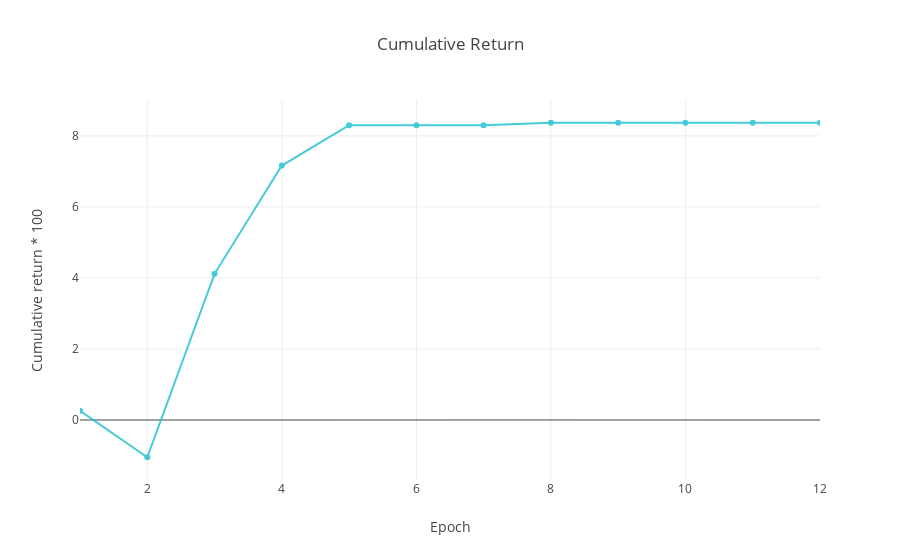

The notebook cell this image was saved under:
### Markdown cell above
## Training market simulator

### Code cell
# cum_returns = map(lambda cum_returns: cum_returns * 100, cum_returns)
plot_cum = plot_cum_return(epochs, cum_returns, output_type='nb')
iplot(plot_cum)

### Figure 1 — Plotly figure (JSON) as saved in the notebook; plotly's stock layout.template omitted (floating-point values rounded to 4 significant figures)
{"data": [{"line": {"color": "#17BECF"}, "name": "CR", "opacity": 0.8, "type": "scatter", "uid": "8505eab1-d482-49bb-a9ac-189cb0822684", "x": [1, 2, 3, 4, 5, 6, 7, 8, 9, 10, 11, 12], "y": [0.2581, -1.049, 4.116, 7.165, 8.3, 8.3, 8.3, 8.37, 8.37, 8.37, 8.37, 8.37]}], "layout": {"autosize": true, "title": {"text": "Cumulative Return"}, "xaxis": {"range": [1, 12], "rangeselector": {"buttons": [{"count": 1, "label": "1m", "step": "month", "stepmode": "backward"}, {"count": 6, "label": "6m", "step": "month", "stepmode": "backward"}, {"step": "all"}]}, "title": {"text": "Epoch"}, "type": "linear"}, "yaxis": {"autorange": true, "range": [-1.739, 9.06], "title": {"text": "Cumulative return * 100"}, "type": "linear"}}}
